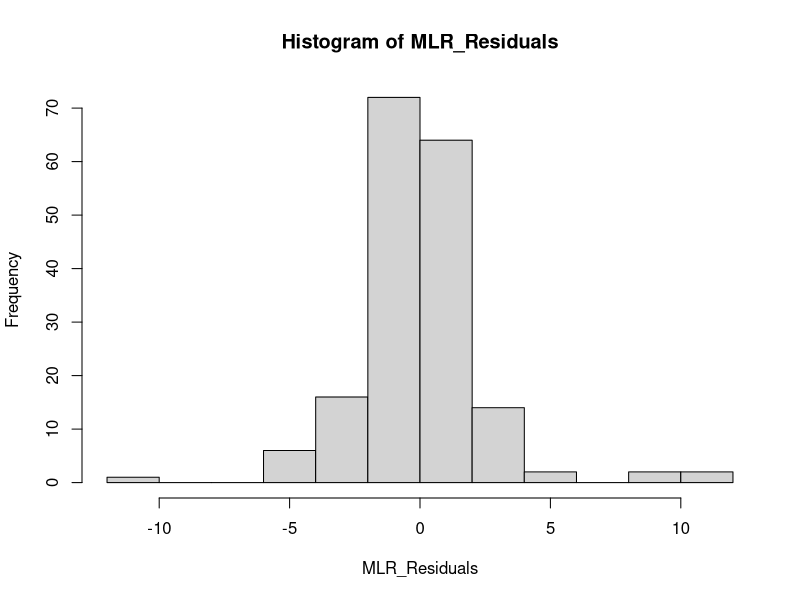
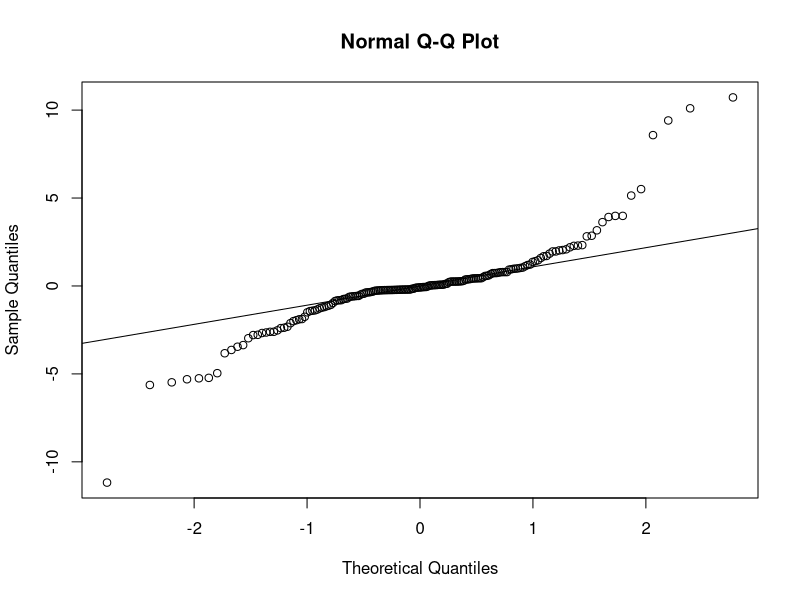
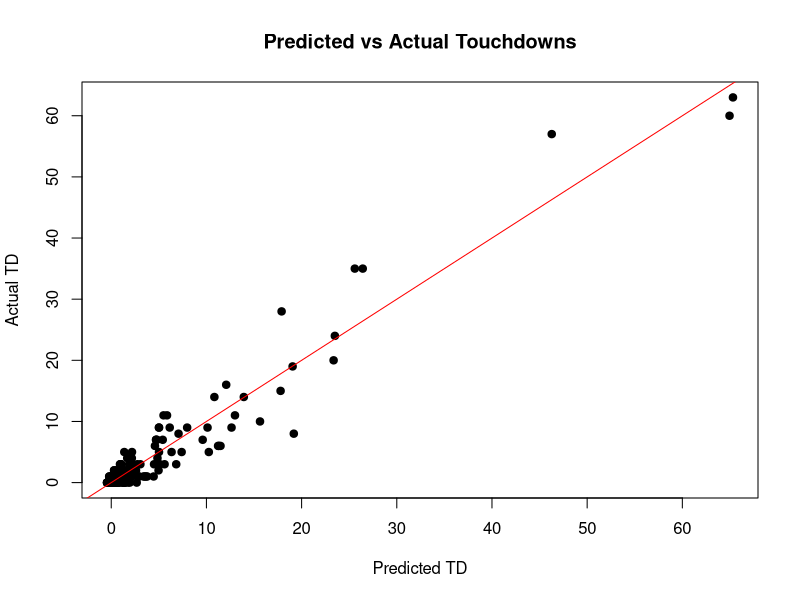
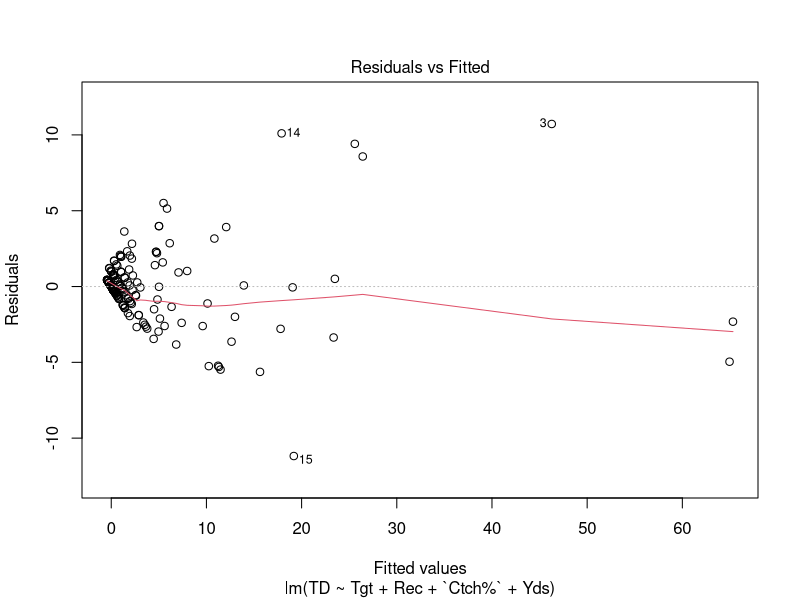

Write the R code that produced these figures, in order.
library(readxl)
Atlanta_Falcons_data <- read_excel("Atlanta_Falcons_data.xlsx")
View(Atlanta_Falcons_data)

MLR_Model <-  lm(`TD` ~ Tgt + Rec + `Ctch%` +`Yds`, 
               data = Atlanta_Falcons_data)

summary(MLR_Model)

MLR_Residuals <- MLR_Model$residuals

hist(MLR_Residuals)

qqnorm(MLR_Residuals)
qqline(MLR_Residuals)

Atlanta_Falcons_data$predicted_TD <- predict(
  MLR_Model,
  newdata = Atlanta_Falcons_data
)


plot(
  Atlanta_Falcons_data$predicted_TD,
  Atlanta_Falcons_data$TD,
  xlab = "Predicted TD",
  ylab = "Actual TD",
  main = "Predicted vs Actual Touchdowns",
  pch  = 19
)
abline(0, 1, col = "red")

plot(MLR_Model, which=1)       
